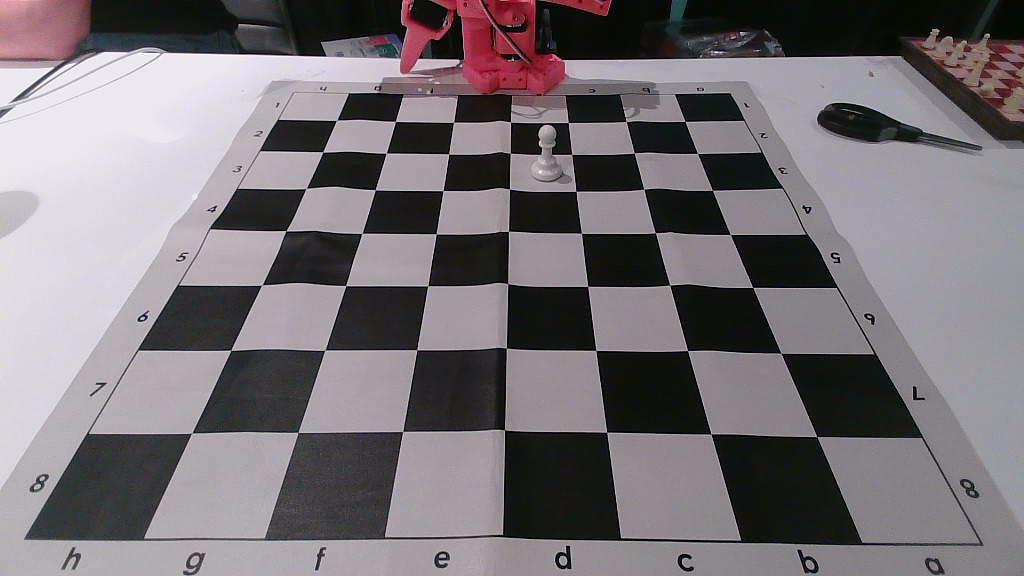
#> input picture chess_board.png, 1024 x 576 px, found by its file name
$ python annotate_image.py
#> lines starting #> are read from the running program, lines starting #| are printed output that depends on the picture; after the words box and inside, x2 and y2 are one past the last pixel; in counts of white or black regions, pixels touching at a corner belong together
import cv2
import json

# Constants
OUTPUT_JSON = "square_to_box.json"
FILES = "abcdefgh"
RANKS = "87654321"

# Globals
square_to_box = {}
clicks = []
current_square_index = 0
square_names = [f + r for r in RANKS for f in FILES]  # a8 to h1

def click_callback(event, x, y, flags, param):
    global clicks, current_square_index, square_to_box

    if event == cv2.EVENT_LBUTTONDOWN and current_square_index < len(square_names):
        clicks.append((x, y))
        if len(clicks) == 2:
            top_left = clicks[0]
            bottom_right = clicks[1]
            square_name = square_names[current_square_index]
            square_to_box[square_name] = [top_left, bottom_right]
            print(f"✔ Marked {square_name}: {top_left} → {bottom_right}")
            current_square_index += 1
            clicks.clear()

def annotate_image(image_path):
#> called with image_path = '/Users/luke/dev/lerobot/chess_board.png'
    global current_square_index
    img = cv2.imread(image_path)
#> img is the input picture: shape (576, 1024, 3); mean B, G, R 117.7, 113.3, 118.6
    if img is None:
        print(f"❌ Failed to load image: {image_path}")
        return

    clone = img.copy()
    cv2.namedWindow("Annotate Squares")
    cv2.setMouseCallback("Annotate Squares", click_callback)

    while True:
        display = clone.copy()
        if current_square_index < len(square_names):
            prompt = f"Mark square: {square_names[current_square_index]} (top-left, then bottom-right)"
            cv2.putText(display, prompt, (10, 25), cv2.FONT_HERSHEY_SIMPLEX, 0.7, (0, 255, 255), 2)
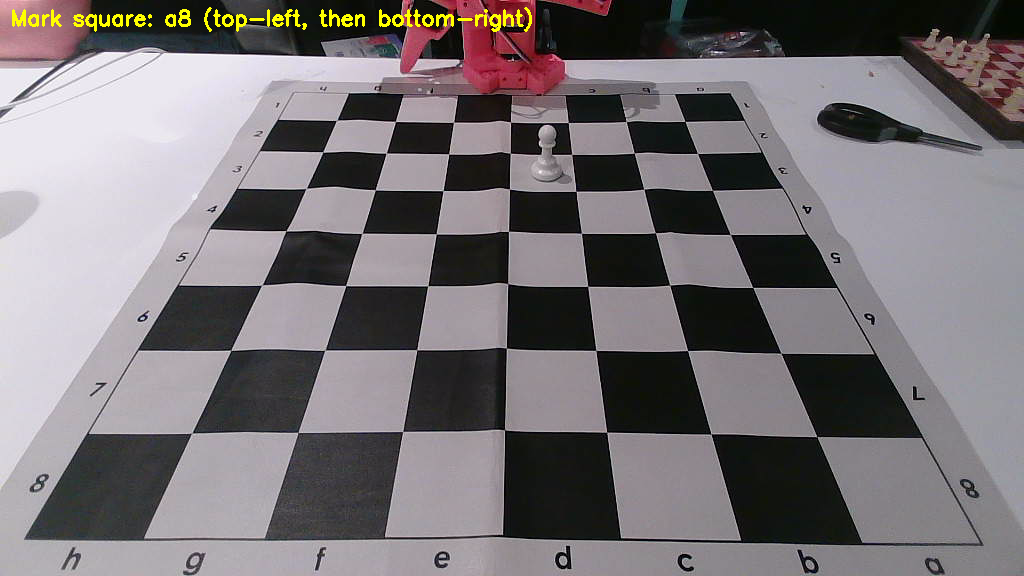
#> display: shape (576, 1024, 3); 0.57% of pixels changed, all inside (x1, y1, x2, y2) = (12, 7, 532, 32)
        else:
            cv2.putText(display, "All squares annotated. Press 's' to save, or 'q' to quit.",
                        (10, 25), cv2.FONT_HERSHEY_SIMPLEX, 0.7, (0, 255, 0), 2)

        # Draw all current boxes
        for sq, box in square_to_box.items():
            cv2.rectangle(display, box[0], box[1], (0, 0, 255), 1)
            label_pos = (box[0][0] + 3, box[0][1] - 5)
            cv2.putText(display, sq, label_pos, cv2.FONT_HERSHEY_SIMPLEX, 0.4, (255, 0, 0), 1)

        cv2.imshow("Annotate Squares", display)
        key = cv2.waitKey(10) & 0xFF
#> (key q is pressed here)

        if key == ord('q'):
            print("✖ Quit without saving.")
            break
        elif key == ord('s') and current_square_index == len(square_names):
            with open(OUTPUT_JSON, "w") as f:
                json.dump(square_to_box, f, indent=2)
            print(f"✅ Saved {OUTPUT_JSON}")
            break

    cv2.destroyAllWindows()

# To run: annotate_image("your_board_image.png") at the bottom of your script

if __name__ == "__main__":
    annotate_image("/Users/luke/dev/lerobot/chess_board.png")

$ run again, with opencv_0.png copied over chess_board.png
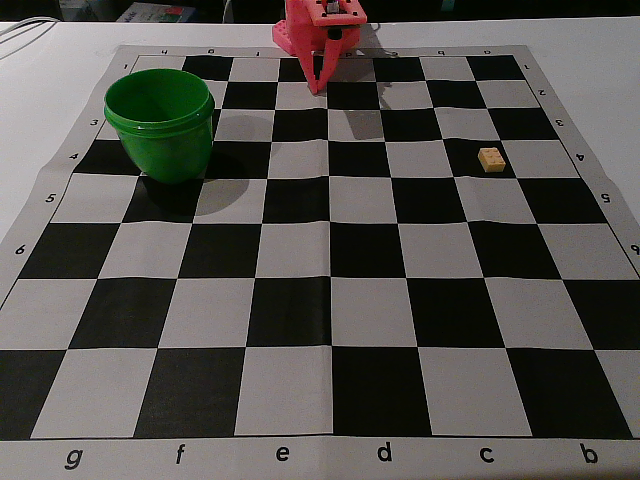
#> input picture opencv_0.png, 640 x 480 px, found by its file name
#> in annotate_image, img is the input picture: shape (480, 640, 3); mean B, G, R 78.6, 82.5, 85.3
#> in annotate_image, `cv2.putText(display, prompt, (10, 25), cv2.FONT_HERSHEY_SIMPLEX, 0.7, ..`:
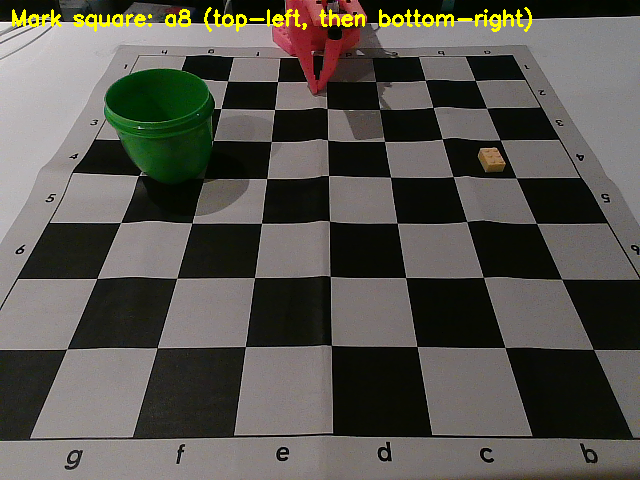
#> display: shape (480, 640, 3); 1.1% of pixels changed, all inside (x1, y1, x2, y2) = (12, 7, 532, 32)
